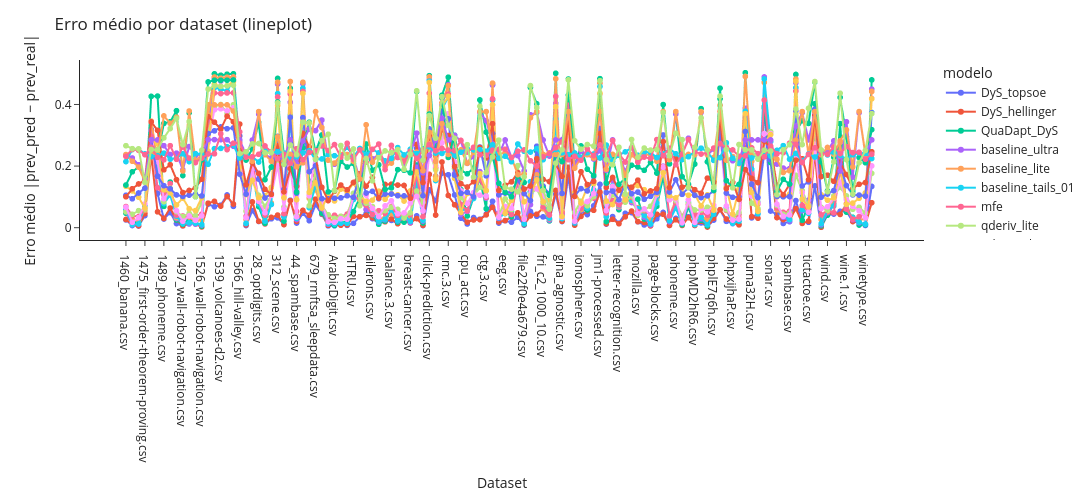

Source (notebook cell):
### Code cell
import pandas as pd
import plotly.express as px

# =========================================================
# LOAD
# =========================================================
df = pd.read_csv("feature_comparisson.csv")

# garantir erro numérico
df["erro"] = pd.to_numeric(df["erro"], errors="coerce")

# =========================================================
# AGREGAÇÃO (modelo × dataset)
# 👉 troque mean por median se quiser
# =========================================================
df_agg = (
    df
    .groupby(["modelo", "dataset"], as_index=False)
    .agg(erro_mean=("erro", "mean"))
)

# =========================================================
# ORDEM DOS MODELOS (melhor → pior)
# =========================================================
order = (
    df_agg
    .groupby("modelo")["erro_mean"]
    .median()
    .sort_values()
    .index
    .tolist()
)


# =========================================================
# LINEPLOT
# =========================================================
fig = px.line(
    df_agg,
    x="dataset",
    y="erro_mean",
    color="modelo",
    category_orders={"modelo": order},
    markers=True
)

fig.update_layout(
    title="Erro médio por dataset (lineplot)",
    xaxis_title="Dataset",
    yaxis_title="Erro médio |prev_pred − prev_real|",
    template="simple_white",
    width=1100,
    height=500,
)

fig.update_traces(
    marker=dict(size=6),
    line=dict(width=2)
)

fig
